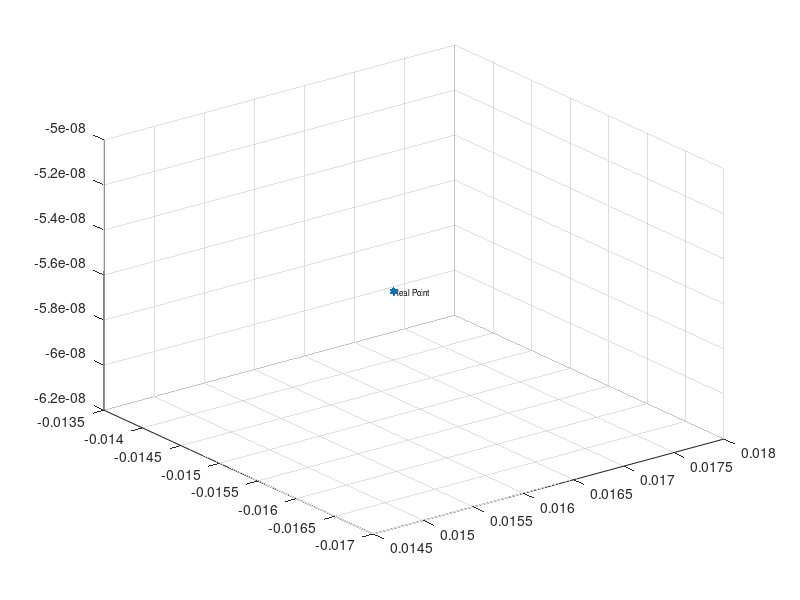

Recreate this plot in MATLAB. (Note: this script raises an error after producing the figure.)
clc;
clear all;
close all;
indixes=1;
           num_part=10;
           Niterations=10;
           load('initialization7.mat','Meshes','triangles','point')
               initialize=false;
                  addpath 'Dynamics'
                  f6=figure;

   addpath 'Functions'
  figure(f6);
            scatter3(point(1),point(2),point(3),'h', 'filled' ,'SizeData', 50);
            hold on
            
                text(point(1),point(2),point(3), 'Real Point', 'FontSize', 6, 'HorizontalAlignment', 'left');
             
       speed=1;
while true

            load('sharedData7.mat');
            normBefore=norm(Point_intersectedActualFrame(1:3)-point)
       if link_collided(index) > 0
           disp('CPF:')
           is_initialized=false;
           indixes=indixes+1;
           
             % Add a text label
            
       for i=1:speed:Niterations-1
            
            %disp(i+'-th iteration for the CPF');
            %is_collided
            % starting Niterations before the end the contact particle
            % filter is iterated Niterations times until the last index.
            % this is done at every time instant so if the number of
            % iterations is high the code is very slow 

           
           
           

            %% plot the cylinder
            %here the cylinder representing the link collided is
            %represented in a 3D plane
            %transformation of both the circumference upper and lower using
            %R*p+t
                    
                    
                        
                     

            
          

        

        
            % estimated_contat_point_prime is the point calculated in the initialization phase
            % in respect of the world frame

            
            
            %% CPF
            % here the code for the particle filter starts, the CPF is in
            % the cpf function and takes in input the joints angle, the
            % residuals and the point initialized
            % In particular:
            % num_part: numeber of particles
            % chi_prev: particle at the previous step
            % q: joint angles
            % gamma: estimated external torque
            % estimated_cp: estimated contact point with the deterministic method used in
            %                the initialization phase
            % (chi are the particles in respect to the actual frame)
     
            generated_points=zeros(3,num_part);
            
            [chi,chi2, W_prime,generated_points] = cpf_RealPoint3(num_part, chi, Q_sampled(index,:), Residual_calculated(index,:), Point_intersectedActualFrame,link_collided(index),is_initialized,Meshes,triangles,generated_points,point,i,Niterations);
            
            
            
            is_initialized=true;

            figure(f6),scatter3(chi(1,:),chi(2,:),chi(3,:),'y', 'filled' ,'SizeData', 25);
            
            
             CalculatedPoint=computeBari(chi);
             CalculatedPoint2=computeBari(chi2);
              error1=norm(CalculatedPoint(1:3)'-point);
              error2=norm(CalculatedPoint2(1:3)'-point);
             %ErrorAfterCPF(:,ind)

             
             save('sharedVar3','CalculatedPoint');
       
            
             
  



       end
               % Continuous execution code
               ErrorAfterCPF1(:,indixes)=norm(CalculatedPoint(1:3)'-point)
             ErrorAfterCPF2(:,indixes)=norm(CalculatedPoint2(1:3)'-point)
        % ...
           %figure(f6),scatter3(CalculatedPoint(1),CalculatedPoint(2),CalculatedPoint(3),'p', 'filled' ,'SizeData', 50);
            % Add a text label
            textname="CalculatedPoint 5-th iteration";
            %figure(f6),text(CalculatedPoint(1),CalculatedPoint(2),CalculatedPoint(3), textname, 'FontSize', 6, 'HorizontalAlignment', 'left');
            
            end
        pause(0.1); % Prevents MATLAB from freezing
            
end